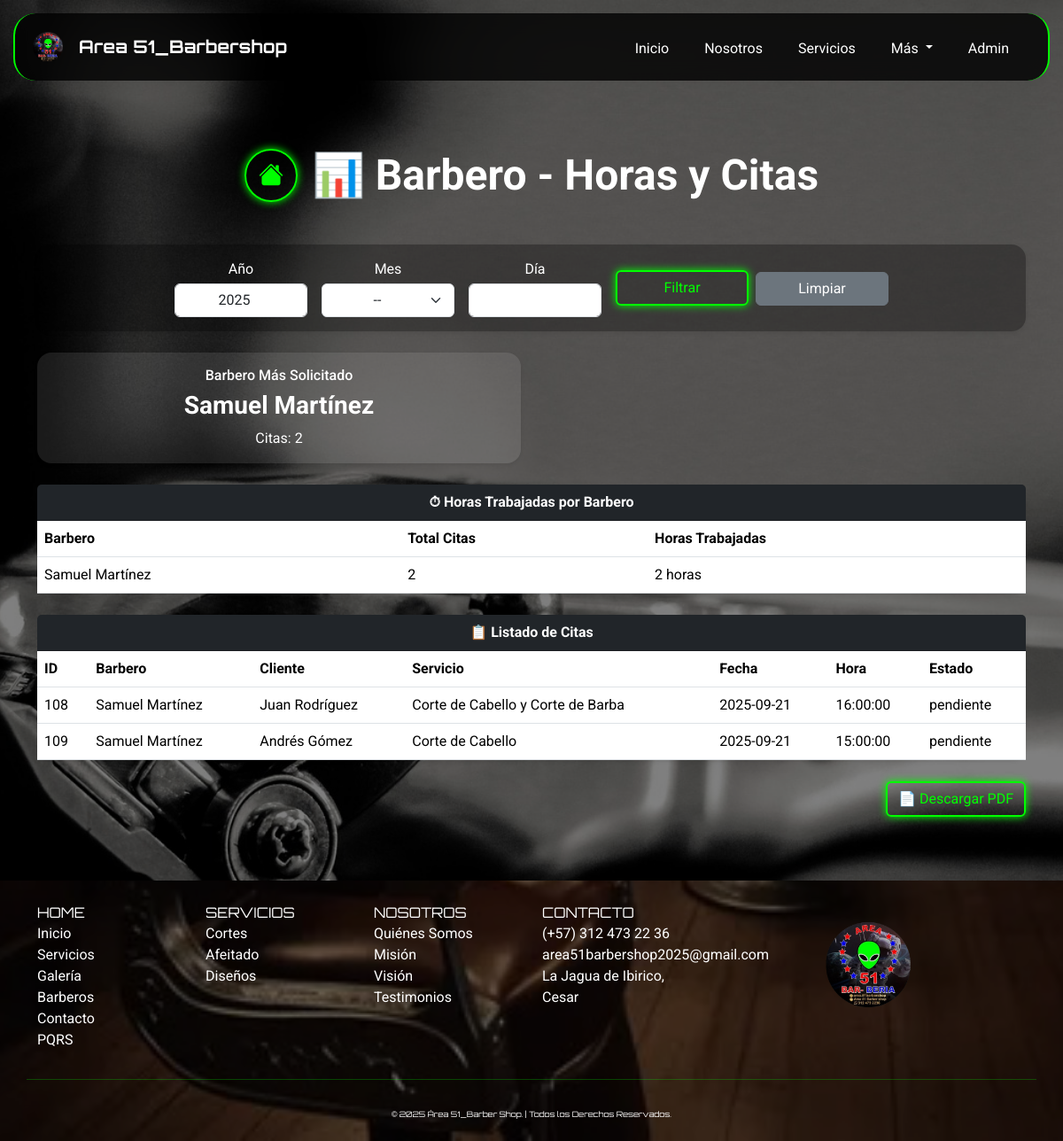
The app's page /index.php?page=reportes_hrbarberos (signed in), older data.
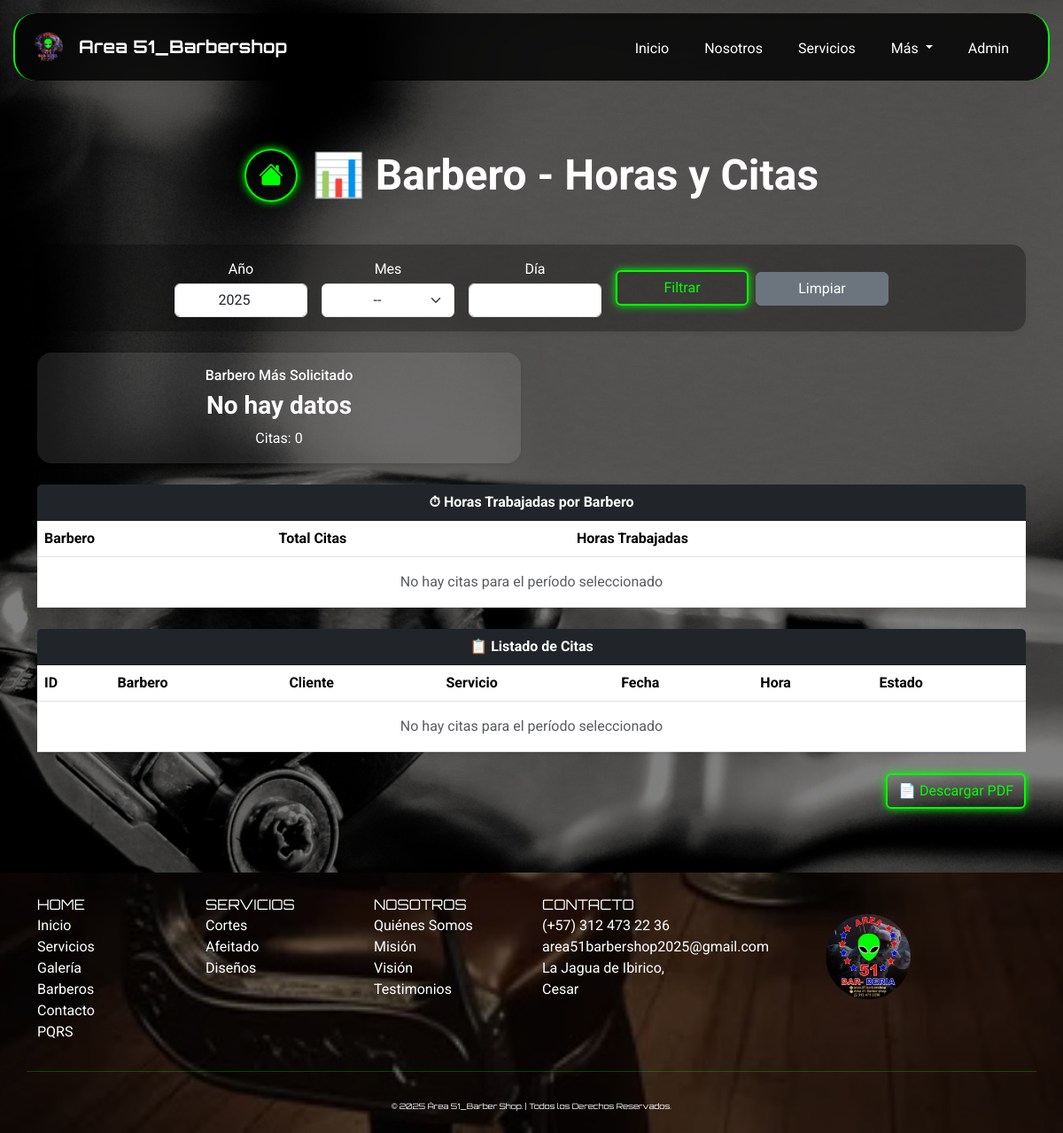
The same page, newer data.
### tables this page shows
CREATE TABLE `citas` (
  `id_cita` int(11) NOT NULL AUTO_INCREMENT,
  `id_cliente` int(11) NOT NULL,
  `id_barbero` int(11) NOT NULL,
  `id_servicio` int(11) NOT NULL,
  `img_servicio` varchar(255) DEFAULT NULL,
  `fecha_cita` date NOT NULL,
  `hora_cita` time NOT NULL,
  `estado` enum('pendiente','confirmada','cancelada','realizada') DEFAULT 'pendiente',
  `fecha_creacion` timestamp NOT NULL DEFAULT current_timestamp(),
  PRIMARY KEY (`id_cita`),
  KEY `fk_citas_clientes` (`id_cliente`),
  KEY `fk_citas_barberos` (`id_barbero`),
  KEY `fk_citas_servicios` (`id_servicio`),
  CONSTRAINT `fk_citas_clientes` FOREIGN KEY (`id_cliente`) REFERENCES `clientes` (`id_cliente`) ON DELETE CASCADE ON UPDATE CASCADE,
  CONSTRAINT `fk_citas_barberos` FOREIGN KEY (`id_barbero`) REFERENCES `barberos` (`id_barbero`) ON DELETE CASCADE ON UPDATE CASCADE,
  CONSTRAINT `fk_citas_servicios` FOREIGN KEY (`id_servicio`) REFERENCES `servicios` (`id_servicio`) ON DELETE CASCADE ON UPDATE CASCADE
);

CREATE TABLE `barberos` (
  `id_barbero` int(11) NOT NULL AUTO_INCREMENT,
  `img_barberos` varchar(255) DEFAULT NULL,
  `nombre` varchar(100) NOT NULL,
  `especialidad` varchar(500) NOT NULL,
  `telefono` varchar(20) DEFAULT NULL,
  `email` varchar(100) DEFAULT NULL,
  `fecha_contratacion` date DEFAULT NULL,
  PRIMARY KEY (`id_barbero`)
);

CREATE TABLE `clientes` (
  `id_cliente` int(11) NOT NULL AUTO_INCREMENT,
  `nombre` varchar(100) NOT NULL,
  `apellido` varchar(100) NOT NULL,
  `telefono` varchar(20) DEFAULT NULL,
  `correo` varchar(150) DEFAULT NULL,
  `fecha_registro` timestamp NOT NULL DEFAULT current_timestamp(),
  PRIMARY KEY (`id_cliente`)
);

CREATE TABLE `servicios` (
  `id_servicio` int(11) NOT NULL AUTO_INCREMENT,
  `img_servicio` varchar(255) DEFAULT NULL,
  `nombre` varchar(100) NOT NULL,
  `descripcion` text DEFAULT NULL,
  `precio` decimal(10,2) DEFAULT NULL,
  `observacion` varchar(255) DEFAULT NULL,
  PRIMARY KEY (`id_servicio`)
);

### app/views/reportes/reportes_hrbarberos.php (the view, shortened to what the changed rows need)
<?php
require_once __DIR__ . '/../../../config/database.php';
$anio = $_GET['anio'] ?? date('Y');
$mes  = $_GET['mes'] ?? '';
$dia  = $_GET['dia'] ?? '';
$condiciones = [];
$params = [];
if (!empty($anio)) { $condiciones[] = "YEAR(c.fecha_cita) = :anio"; $params[':anio'] = $anio; }
$where = $condiciones ? "WHERE " . implode(" AND ", $condiciones) : "";
$sqlBarbero = "SELECT b.nombre AS barbero, COUNT(c.id_cita) AS total_citas
               FROM citas c
               INNER JOIN barberos b ON c.id_barbero = b.id_barbero
               $where
               GROUP BY c.id_barbero
               ORDER BY total_citas DESC
               LIMIT 1";
$stmt = $db->prepare($sqlBarbero);
$stmt->execute($params);
$barberoSolicitado = $stmt->fetch(PDO::FETCH_ASSOC);
$barberoNombre = $barberoSolicitado['barbero'] ?? 'No hay datos';
$barberoCitas = $barberoSolicitado['total_citas'] ?? 0;
$sqlHoras = "SELECT b.nombre AS barbero, COUNT(c.id_cita) AS total_citas, COUNT(c.id_cita)*1 AS total_horas
             FROM citas c
             INNER JOIN barberos b ON c.id_barbero = b.id_barbero
             $where
             GROUP BY c.id_barbero
             ORDER BY total_horas DESC";
$stmt = $db->prepare($sqlHoras);
$stmt->execute($params);
$horasTrabajadas = $stmt->fetchAll(PDO::FETCH_ASSOC);
$sqlCitas = "SELECT c.id_cita, b.nombre AS barbero, cl.nombre AS cliente_nombre, cl.apellido AS cliente_apellido, s.nombre AS servicio, c.fecha_cita, c.hora_cita, c.estado
             FROM citas c
             INNER JOIN barberos b ON c.id_barbero = b.id_barbero
             INNER JOIN clientes cl ON c.id_cliente = cl.id_cliente
             INNER JOIN servicios s ON c.id_servicio = s.id_servicio
             $where
             ORDER BY c.fecha_cita DESC, c.hora_cita DESC";
$stmt = $db->prepare($sqlCitas);
$stmt->execute($params);
$citas = $stmt->fetchAll(PDO::FETCH_ASSOC);
?>
<body>
    <div class="container py-5" style="margin-top:20px;">
        <div class="d-flex flex-column flex-md-row align-items-center justify-content-center gap-3 mb-5 text-center text-md-start" style="margin-top:100px;">
            <a href="index.php?page=reportes" class="btn btn-neon d-flex justify-content-center align-items-center rounded-circle mb-3 mb-md-0" style="width: 60px; height: 60px;">
                <i class="bi bi-house-fill fs-3"></i>
            </a>
            <h1 class="fw-bold display-5 text-white mb-0">📊 Barbero - Horas y Citas</h1>
        </div>
        <form method="GET" action="index.php" class="d-flex justify-content-center align-items-center gap-3 mb-4 shadow-sm border-0 rounded-4 p-3" style="background: rgba(0,0,0,0.3); flex-wrap: wrap;">
            <?php $ancho = '150px'; ?>
            <div class="d-flex flex-column align-items-center">
                <label class="form-label text-white mb-1">Año</label>
                <input type="number" name="anio" class="form-control text-center" style="width: <?= $ancho ?>;" value="<?= htmlspecialchars($anio) ?>">
            </div>
            <div class="d-flex flex-column align-items-center">
                <label class="form-label text-white mb-1">Mes</label>
                <select name="mes" class="form-select text-center" style="width: <?= $ancho ?>;">
                    <option value="">--</option>
                </select>
            </div>
            <div class="d-flex flex-column align-items-center">
                <label class="form-label text-white mb-1">Día</label>
                <input type="number" name="dia" min="1" max="31" class="form-control text-center" style="width: <?= $ancho ?>;" value="<?= htmlspecialchars($dia) ?>">
            </div>
            <div class="d-flex gap-2 align-items-end">
                <button type="submit" class="btn btn-neon" style="width: <?= $ancho ?>;">Filtrar</button>
                <a href="index.php?page=reportes_hrbarbero" class="btn btn-secondary" style="width: <?= $ancho ?>;">Limpiar</a>
            </div>
        </form>
        <div class="row g-4 mb-4">
            <div class="col-md-6">
                <div class="card text-center shadow-sm border-0 rounded-4">
                    <div class="card-body">
                        <h6 class="text-white">Barbero Más Solicitado</h6>
                        <h3 class="fw-bold text-white"><?= htmlspecialchars($barberoNombre) ?></h3>
                        <p class="text-white mb-0">Citas: <?= $barberoCitas ?></p>
                    </div>
                </div>
            </div>
        </div>
        <div class="card shadow-sm border-0 rounded-4 mb-4">
            <div class="card-header bg-dark text-white fw-bold text-center">
                ⏱ Horas Trabajadas por Barbero
            </div>
            <div class="card-body p-0">
                <div class="table-responsive">
                    <table class="table bg-dark table-hover align-middle mb-0">
                        <thead class="bg-dark">
                            <tr>
                                <th>Barbero</th>
                                <th>Total Citas</th>
                                <th>Horas Trabajadas</th>
                            </tr>
                        </thead>
                        <tbody>
                            <?php if (!empty($horasTrabajadas)): ?>
                                <?php foreach ($horasTrabajadas as $h): ?>
                                    <tr>
                                        <td><?= htmlspecialchars($h['barbero']) ?></td>
                                        <td><?= $h['total_citas'] ?></td>
                                        <td><?= $h['total_horas'] ?> horas</td>
                                    </tr>
                                <?php endforeach; ?>
                            <?php else: ?>
                                <tr><td colspan="3" class="text-center text-muted py-3">No hay citas para el período seleccionado</td></tr>
                            <?php endif; ?>
                        </tbody>
                    </table>
                </div>
            </div>
        </div>
        <div class="card shadow-sm border-0 rounded-4 mb-4">
            <div class="card-header bg-dark text-white fw-bold text-center">
                📋 Listado de Citas
            </div>
            <div class="card-body p-0">
                <div class="table-responsive">
                    <table class="table bg-dark table-hover align-middle mb-0">
                        <thead class="bg-dark">
                            <tr>
                                <th>ID</th>
                                <th>Barbero</th>
                                <th>Cliente</th>
                                <th>Servicio</th>
                                <th>Fecha</th>
                                <th>Hora</th>
                                <th>Estado</th>
                            </tr>
                        </thead>
                        <tbody>
                            <?php if (!empty($citas)): ?>
                                <?php foreach ($citas as $cita): ?>
                                    <tr>
                                        <td><?= $cita['id_cita'] ?></td>
                                        <td><?= htmlspecialchars($cita['barbero']) ?></td>
                                        <td><?= htmlspecialchars($cita['cliente_nombre'].' '.$cita['cliente_apellido']) ?></td>
                                        <td><?= htmlspecialchars($cita['servicio']) ?></td>
                                        <td><?= $cita['fecha_cita'] ?></td>
                                        <td><?= $cita['hora_cita'] ?></td>
                                        <td><?= $cita['estado'] ?></td>
                                    </tr>
                                <?php endforeach; ?>
                            <?php else: ?>
                                <tr><td colspan="7" class="text-center text-muted py-3">No hay citas para el período seleccionado</td></tr>
                            <?php endif; ?>
                        </tbody>
                    </table>
                </div>
            </div>
        </div>
        <div class="d-flex justify-content-end mb-4">
            <a href="app/views/reportes/generar_pdf_hr.php?anio=<?= urlencode($anio) ?>&mes=<?= urlencode($mes) ?>&dia=<?= urlencode($dia) ?>" target="_blank" class="btn btn-neon">📄 Descargar PDF</a>
        </div>
    </div>
<main>

Row changes from the older to the newer data that the page shows:
removed citas: id_cita "108", id_barbero.nombre "Samuel Martínez", id_cliente.apellido "Juan Rodríguez", id_servicio.nombre "Corte de Cabello y Corte de Barba", fecha_cita "2025-09-21", hora_cita "16:00:00", estado "pendiente"
removed citas: id_cita "109", id_barbero.nombre "Samuel Martínez", id_cliente.apellido "Andrés Gómez", id_servicio.nombre "Corte de Cabello", fecha_cita "2025-09-21", hora_cita "15:00:00", estado "pendiente"
Text that changed along with them:
$barberoNombre: "Samuel Martínez" → "No hay datos"
$barberoCitas: "2" → "0"
text now shown: "No hay citas para el período seleccionado No hay citas para el período seleccionado"
list line gone: "Samuel Martínez 2 2 horas"
